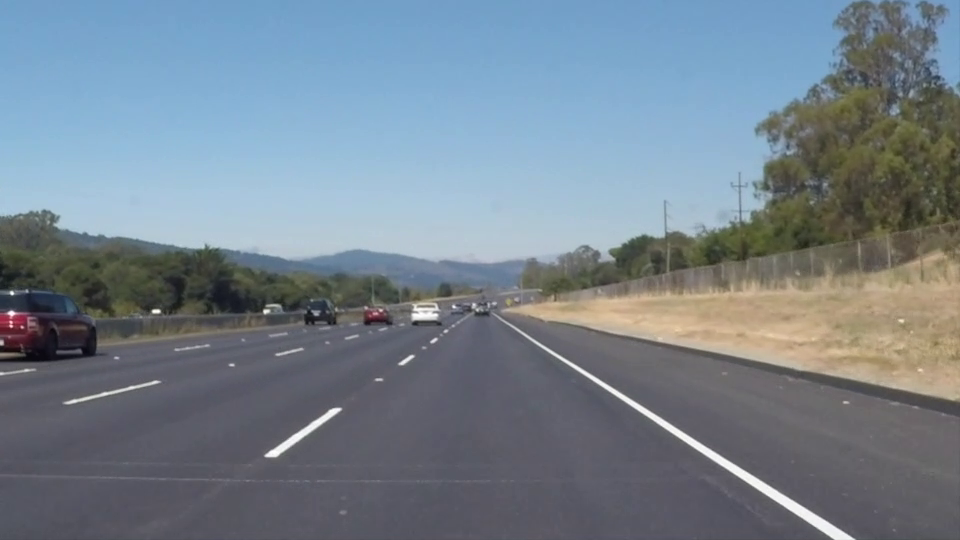
#> input picture frame 22 of Zadatak/test_videos/project_video01.mp4, 960 x 540 px
$ python video.py   (older library calls are emulated)
#> lines starting #> are read from the running program, lines starting #| are printed output that depends on the picture; after the words box and inside, x2 and y2 are one past the last pixel; in counts of white or black regions, pixels touching at a corner belong together
### Zadatak/lane_pipeline.py
import os
import numpy as np
import cv2

BASE_DIR = os.path.dirname(os.path.abspath(__file__))

REF_SIZE = (1280, 720)

calibration = np.load(os.path.join(BASE_DIR, 'camera_cal', 'calib.npz'))
#> (reads Zadatak/camera_cal/calib.npz from the repository)
mtx = calibration['mtx']
dist = calibration['dist']


def undistort(img):
    h, w = img.shape[:2]
    scale = np.array([[w / float(REF_SIZE[0]), 0, 0],
                      [0, h / float(REF_SIZE[1]), 0],
                      [0, 0, 1]])
    K = scale @ mtx
    return cv2.undistort(img, K, dist, None, K)


def sobel_x_binary(channel, thresh=(30, 255), ksize=3):
    blurred = cv2.GaussianBlur(channel, (5, 5), 0)
    sobelX = cv2.Sobel(blurred, ddepth=cv2.CV_32F, dx=1, dy=0, ksize=ksize)
    absX = cv2.convertScaleAbs(sobelX)
    return cv2.inRange(absX, thresh[0], thresh[1])


def threshold_binary(img):
    hsv = cv2.cvtColor(img, cv2.COLOR_BGR2HSV)
    hls = cv2.cvtColor(img, cv2.COLOR_BGR2HLS)

    yellow = cv2.inRange(hsv, (15, 80, 100), (35, 255, 255))
    white = cv2.inRange(hsv, (0, 0, 200), (179, 40, 255))
    color_binary = cv2.bitwise_or(yellow, white)

    gradient_binary = sobel_x_binary(hls[:, :, 1])
    s_binary = cv2.inRange(hls[:, :, 2], 100, 255)
    gradient_and_s = cv2.bitwise_and(gradient_binary, s_binary)

    return cv2.bitwise_or(color_binary, gradient_and_s)


SRC_REF = np.float32([[578, 460], [203, 720], [1127, 720], [704, 460]])
DST_REL = np.float32([[0.25, 0.0], [0.25, 1.0], [0.75, 1.0], [0.75, 0.0]])


def get_points(w, h):
    src = SRC_REF * np.float32([w / float(REF_SIZE[0]), h / float(REF_SIZE[1])])
    dst = DST_REL * np.float32([w, h])
    return src, dst


def warper(img, src, dst, flags=cv2.INTER_NEAREST):
    img_size = (img.shape[1], img.shape[0])
    M = cv2.getPerspectiveTransform(src, dst)
    warped = cv2.warpPerspective(img, M, img_size, flags=flags)
    return warped


NWINDOWS = 9
MARGIN = 100
MINPIX = 50


def find_lane_lines(binary):
    h, w = binary.shape

    histogram = np.sum(binary[h // 2:, :] > 0, axis=0)
    mid = w // 2
    leftx_current = int(np.argmax(histogram[:mid]))
    rightx_current = int(np.argmax(histogram[mid:]) + mid)

    nonzeroy, nonzerox = binary.nonzero()
    window_height = h // NWINDOWS
    left_inds = []
    right_inds = []
    windows = []

    for window in range(NWINDOWS):
        y_low = h - (window + 1) * window_height
        y_high = h - window * window_height
        windows.append(((leftx_current - MARGIN, y_low), (leftx_current + MARGIN, y_high)))
        windows.append(((rightx_current - MARGIN, y_low), (rightx_current + MARGIN, y_high)))

        good_left = ((nonzeroy >= y_low) & (nonzeroy < y_high) &
                     (nonzerox >= leftx_current - MARGIN) & (nonzerox < leftx_current + MARGIN)).nonzero()[0]
        good_right = ((nonzeroy >= y_low) & (nonzeroy < y_high) &
                      (nonzerox >= rightx_current - MARGIN) & (nonzerox < rightx_current + MARGIN)).nonzero()[0]
        left_inds.append(good_left)
        right_inds.append(good_right)

        if len(good_left) > MINPIX:
            leftx_current = int(np.mean(nonzerox[good_left]))
        if len(good_right) > MINPIX:
            rightx_current = int(np.mean(nonzerox[good_right]))

    left_inds = np.concatenate(left_inds)
    right_inds = np.concatenate(right_inds)
    info = {'histogram': histogram, 'windows': windows,
            'left': (nonzerox[left_inds], nonzeroy[left_inds]),
            'right': (nonzerox[right_inds], nonzeroy[right_inds])}

    if len(left_inds) < MINPIX or len(right_inds) < MINPIX:
        return None, None, info

    left_fit = np.polyfit(nonzeroy[left_inds], nonzerox[left_inds], 2)
    right_fit = np.polyfit(nonzeroy[right_inds], nonzerox[right_inds], 2)
    return left_fit, right_fit, info


# [16 lines left out: function draw_search, not called in this run]


LANE_WIDTH_M = 3.7
LANE_WIDTH_PX = 620.0
ROAD_LENGTH_M = 30.0
MIN_LANE_WIDTH = 0.39
MAX_LANE_WIDTH = 0.59


# [36 lines left out: functions meters_per_pixel, curvature_radius, vehicle_offset, draw_lane, not called in this run]


def put_text(img, lines):
    for i, text in enumerate(lines):
        cv2.putText(img, text, (30, 50 + i * 45), cv2.FONT_HERSHEY_SIMPLEX, 1.1, (255, 255, 255), 2)


def detect_lane(img):
    h, w = img.shape[:2]
    undist = undistort(img)
    binary = threshold_binary(undist)

    src, dst = get_points(w, h)
    Minv = cv2.getPerspectiveTransform(dst, src)
    warped = warper(binary, src, dst)

    left_fit, right_fit, _ = find_lane_lines(warped)
    return undist, Minv, left_fit, right_fit


def lane_is_ok(left_fit, right_fit, w, h):
    for y in (0, h // 2, h - 1):
        width = np.polyval(right_fit, y) - np.polyval(left_fit, y)
        if not (MIN_LANE_WIDTH * w < width < MAX_LANE_WIDTH * w):
            return False
    return True


# [23 lines left out: functions render_result, process_image, not called in this run]

### Zadatak/video.py
import os
import glob
import shutil
import cv2
import numpy as np
import lane_pipeline as lp

BASE_DIR = os.path.dirname(os.path.abspath(__file__))
OUT_DIR = os.path.join(BASE_DIR, 'output_videos')
DOCS_DIR = os.path.join(BASE_DIR, 'docs')
EXAMPLE = 'project_video03.mp4'
N_SMOOTH = 5

os.makedirs(OUT_DIR, exist_ok=True)
os.makedirs(DOCS_DIR, exist_ok=True)


def process_video(in_path, out_path):
    camera = cv2.VideoCapture(in_path)
    width = int(camera.get(cv2.CAP_PROP_FRAME_WIDTH))
    height = int(camera.get(cv2.CAP_PROP_FRAME_HEIGHT))
    fps = camera.get(cv2.CAP_PROP_FPS) or 25
    writer = cv2.VideoWriter(out_path, cv2.VideoWriter_fourcc(*'mp4v'), fps, (width, height))

    left_fits = []
    right_fits = []
    frames = 0
    rejected = 0

    while True:
        ret, img = camera.read()
        if not ret:
            break

        h, w = img.shape[:2]
        undist, Minv, left_fit, right_fit = lp.detect_lane(img)

        if left_fit is not None and lp.lane_is_ok(left_fit, right_fit, w, h):
            left_fits = (left_fits + [left_fit])[-N_SMOOTH:]
            right_fits = (right_fits + [right_fit])[-N_SMOOTH:]
        else:
            rejected += 1

        if left_fits:
            result, _ = lp.render_result(undist, Minv, np.mean(left_fits, axis=0), np.mean(right_fits, axis=0))
        else:
            result = undist

        if result.shape[:2] != (height, width):
            result = cv2.resize(result, (width, height))
        writer.write(result)
        frames += 1

    camera.release()
    writer.release()
    return frames, rejected


for path in sorted(glob.glob(os.path.join(BASE_DIR, 'test_videos', '*.mp4'))):
    name = os.path.basename(path)
    out_path = os.path.join(OUT_DIR, name.replace('.mp4', '_result.mp4'))
    frames, rejected = process_video(path, out_path)
#> in process_video, img is the input picture: shape (540, 960, 3); mean B, G, R 141.9, 130.7, 117.7
#> in threshold_binary, `hsv = cv2.cvtColor(img, cv2.COLOR_BGR2HSV)`: hsv: shape (540, 960, 3); mean H, S, V 94.4, 53.6, 148.2
#> in threshold_binary, `hls = cv2.cvtColor(img, cv2.COLOR_BGR2HLS)`: hls: shape (540, 960, 3); mean of channels 0, 1, 2 94.4, 130.6, 55.5
#> in threshold_binary, `yellow = cv2.inRange(hsv, (15, 80, 100), (35, 255, 255))`:
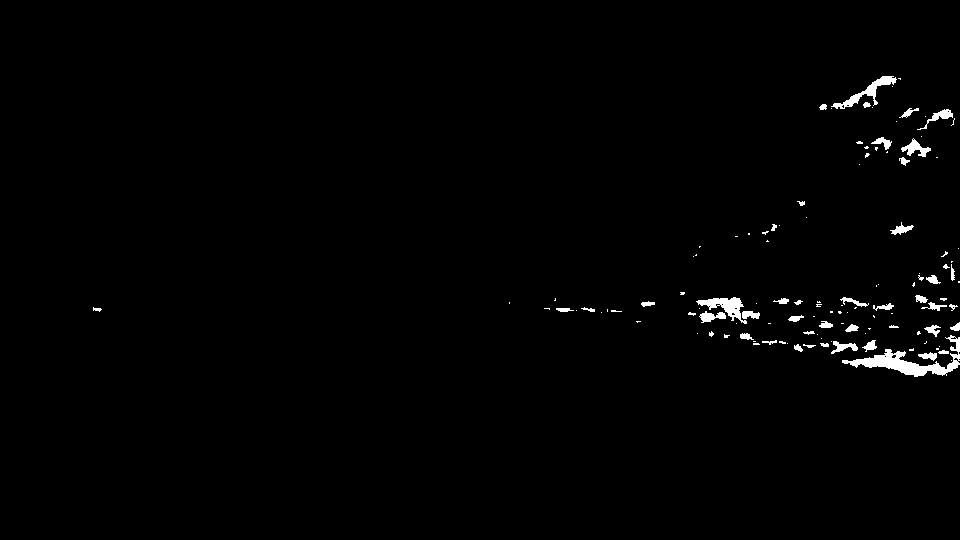
#> yellow: shape (540, 960); 1.1% white; 122 white regions (78 under 20 px), largest, box (x1, y1, x2, y2) and area: (842, 335, 960, 377) 1368, (696, 297, 747, 324) 523, (831, 76, 897, 109) 508
#> in threshold_binary, `white = cv2.inRange(hsv, (0, 0, 200), (179, 40, 255))`: white: shape (540, 960); 2.9% white; 41 white regions (31 under 20 px), largest, box (x1, y1, x2, y2) and area: (109, 223, 665, 263) 11241, (517, 329, 852, 540) 2315, (258, 410, 338, 462) 575
#> in threshold_binary, `color_binary = cv2.bitwise_or(yellow, white)`: color_binary: shape (540, 960); 4% white; 163 white regions (109 under 20 px), largest, box (x1, y1, x2, y2) and area: (109, 223, 665, 263) 11241, (517, 329, 852, 540) 2315, (842, 335, 960, 377) 1368
#> in sobel_x_binary, `blurred = cv2.GaussianBlur(channel, (5, 5), 0)`:
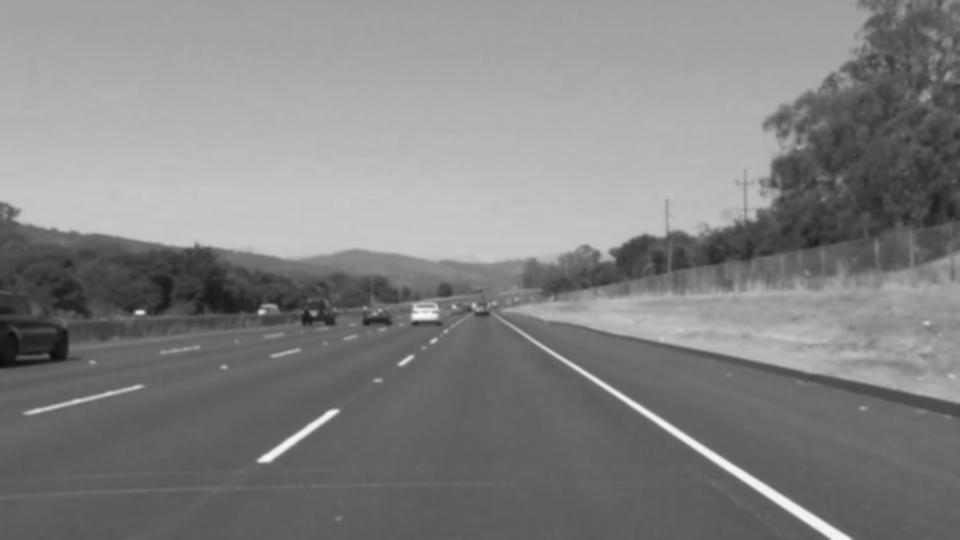
#> blurred: shape (540, 960); min 13, max 250, mean 130.6
#> in sobel_x_binary, `sobelX = cv2.Sobel(blurred, ddepth=cv2.CV_32F, dx=1, dy=0, ksize=ksize)`:
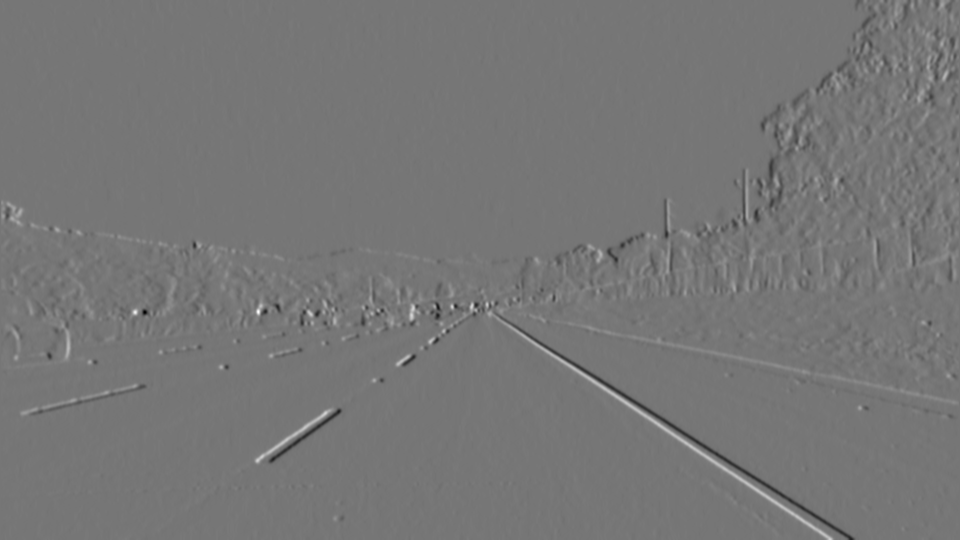
#> sobelX: shape (540, 960) float32; min -297, max 341, mean -0.1; drawn with min black and max white
#> in sobel_x_binary, `absX = cv2.convertScaleAbs(sobelX)`:
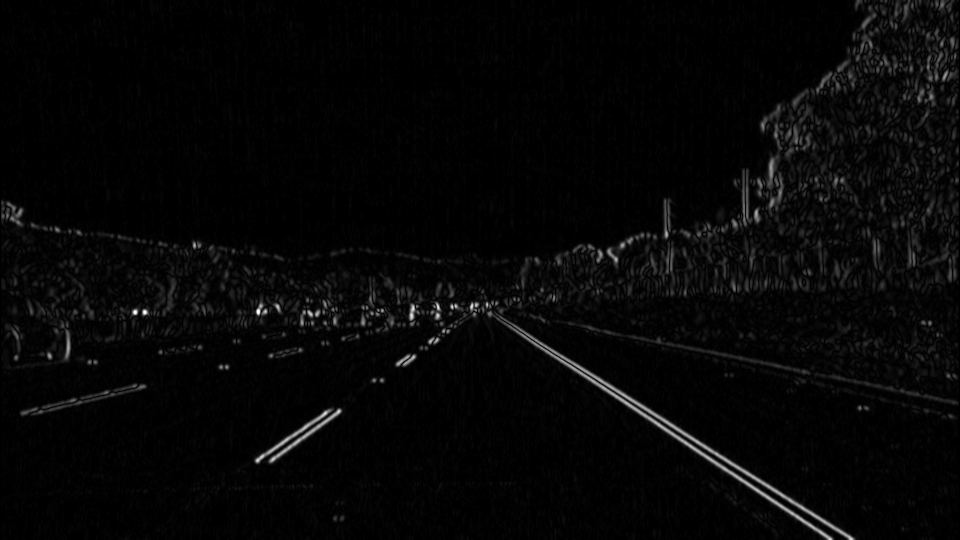
#> absX: shape (540, 960); min 0, max 255, mean 6.5
#> in sobel_x_binary, `return cv2.inRange(absX, thresh[0], thresh[1])`:
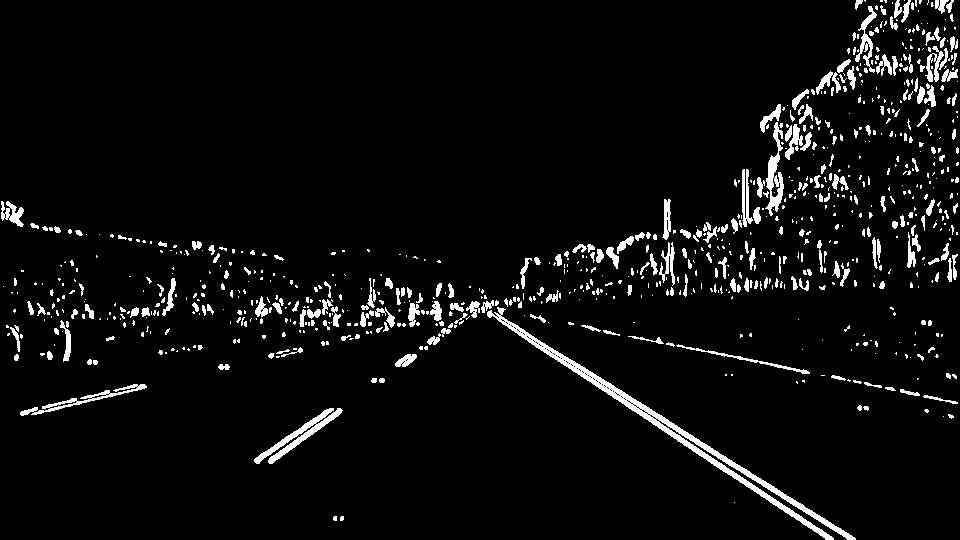
#> returned value: shape (540, 960); 5% white; 850 white regions (599 under 20 px), largest, box (x1, y1, x2, y2) and area: (487, 307, 856, 540) 4066, (254, 408, 343, 464) 1039, (765, 122, 784, 216) 736
#> in threshold_binary, `s_binary = cv2.inRange(hls[:, :, 2], 100, 255)`:
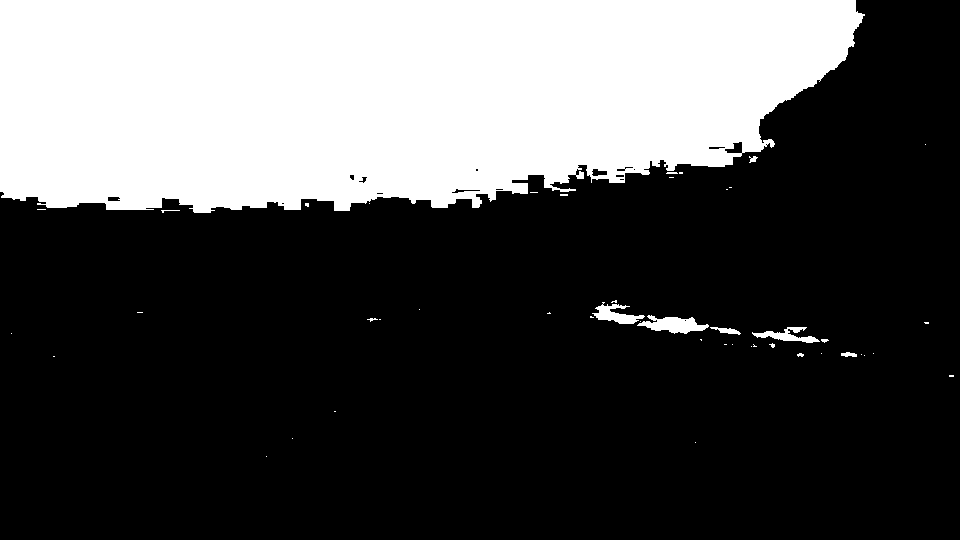
#> s_binary: shape (540, 960); 30.3% white; 47 white regions (35 under 20 px), largest, box (x1, y1, x2, y2) and area: (0, 0, 865, 213) 155097, (637, 315, 709, 334) 748, (592, 302, 645, 324) 531
#> in threshold_binary, `gradient_and_s = cv2.bitwise_and(gradient_binary, s_binary)`: gradient_and_s: shape (540, 960); 0.01% white in thin lines or dots, all inside (x1, y1, x2, y2) = (137, 3, 954, 457)
#> in warper, `warped = cv2.warpPerspective(img, M, img_size, flags=flags)`:
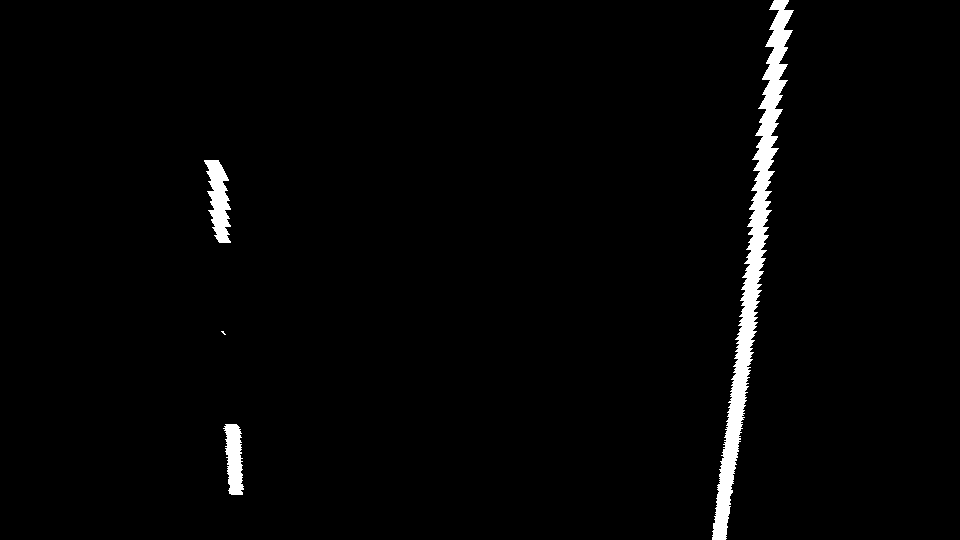
#> warped: shape (540, 960); 2.1% white; 4 white regions (1 under 20 px), largest, box (x1, y1, x2, y2) and area: (712, 0, 794, 540) 8403, (204, 160, 231, 243) 1304, (223, 424, 244, 495) 1022
#> in find_lane_lines, `histogram = np.sum(binary[h // 2:, :] > 0, axis=0)`: histogram = 960 values, max 126 at index 744, min 0 at index 0, mean 5.29
#> in find_lane_lines, `leftx_current = int(np.argmax(histogram[:mid]))`: leftx_current = 231
#> in find_lane_lines, `rightx_current = int(np.argmax(histogram[mid:]) + mid)`: rightx_current = 744
#> in find_lane_lines, `nonzeroy, nonzerox = binary.nonzero()`: nonzeroy = 10738 values from 0 to 539; nonzerox = 10738 values, max 793 at index 166, min 204 at index 2655, mean 638
#> the loop in find_lane_lines, `for window in range(NWINDOWS):` made 9 passes
#> (leftx_current, rightx_current) on passes 1, 2, 6, 7: (235, 722), (233, 730), (219, 759), (215, 765)
#> (good_left, rightx_current) on pass 4: ([6607, 6608, 6609, 6627, 6628, 6646, 6647, 6665, 6666], 746)
#> after the loop in find_lane_lines, `for window in range(NWINDOWS):`: left_inds = 9 items; windows = 18 items
#> in find_lane_lines, `left_inds = np.concatenate(left_inds)`: left_inds = 2335 values, max 10095 at index 205, min 2655 at index 2006, mean 6174.8
#> in find_lane_lines, `right_inds = np.concatenate(right_inds)`: right_inds = 8403 values, max 10737 at index 840, min 0 at index 7448, mean 5144.5
#> in find_lane_lines, `left_fit = np.polyfit(nonzeroy[left_inds], nonzerox[left_inds], 2)`: left_fit = [-9.44e-05, 0.122, 197.7]
#> in find_lane_lines, `right_fit = np.polyfit(nonzeroy[right_inds], nonzerox[right_inds], 2)`: right_fit = [-4.29e-05, -0.0938, 781.3]
#> in detect_lane, `left_fit, right_fit, _ = find_lane_lines(warped)`: left_fit = [-9.44e-05, 0.122, 197.7]; right_fit = [-4.29e-05, -0.0938, 781.3]
#> in process_video, `undist, Minv, left_fit, right_fit = lp.detect_lane(img)`: Minv = [[0.197, -0.764, 386.2], [3.16e-16, -0.503, 345], [7.68e-19, -0.0016, 1]]; left_fit = [-9.44e-05, 0.122, 197.7]; right_fit = [-4.29e-05, -0.0938, 781.3]
#> the loop in lane_is_ok, `for y in (0, h // 2, h - 1):` made 1 pass
#> width on pass 1: 583.6
    print("%-20s frames: %4d | rejected: %4d (%.1f%%)" % (name, frames, rejected, 100.0 * rejected / max(frames, 1)))

example_result = EXAMPLE.replace('.mp4', '_result.mp4')
shutil.copy(os.path.join(OUT_DIR, example_result), os.path.join(DOCS_DIR, example_result))
